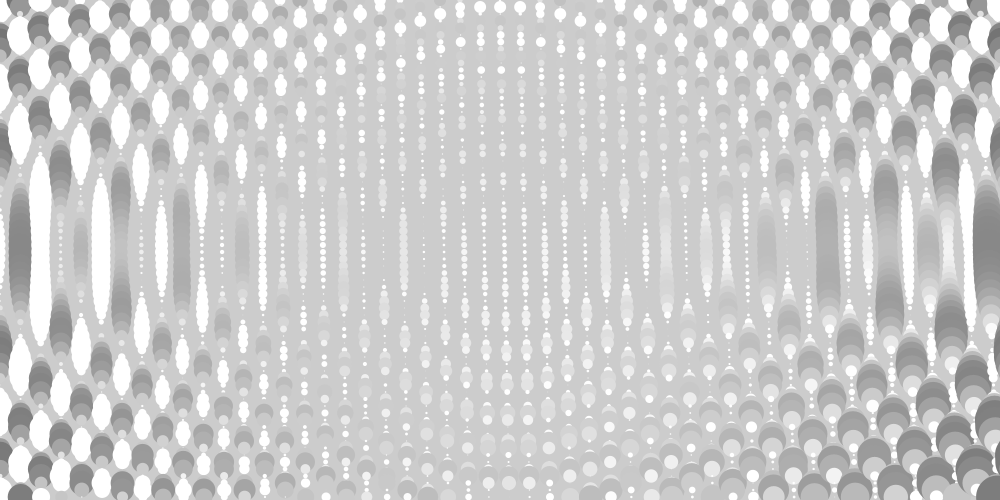
Frame 1 (no input)
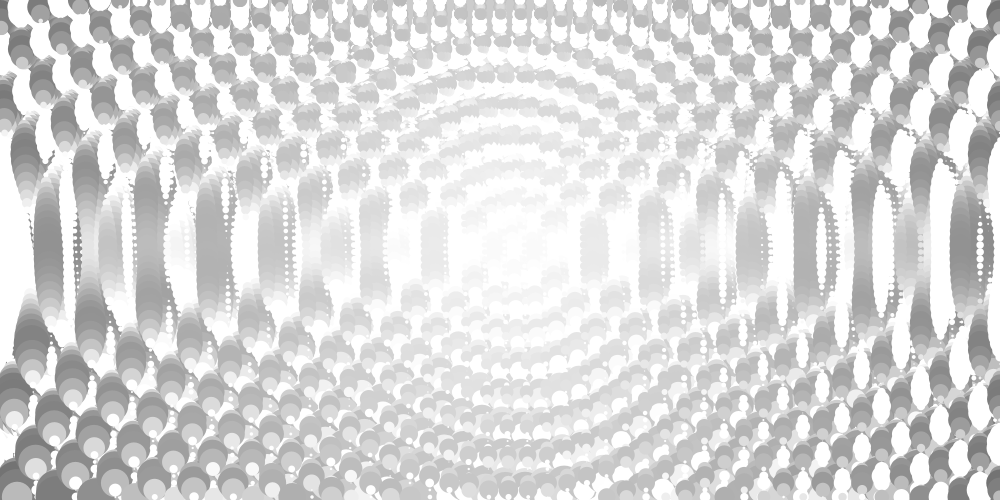
Frame 60 (the mouse pressed at the canvas centre just before this capture)
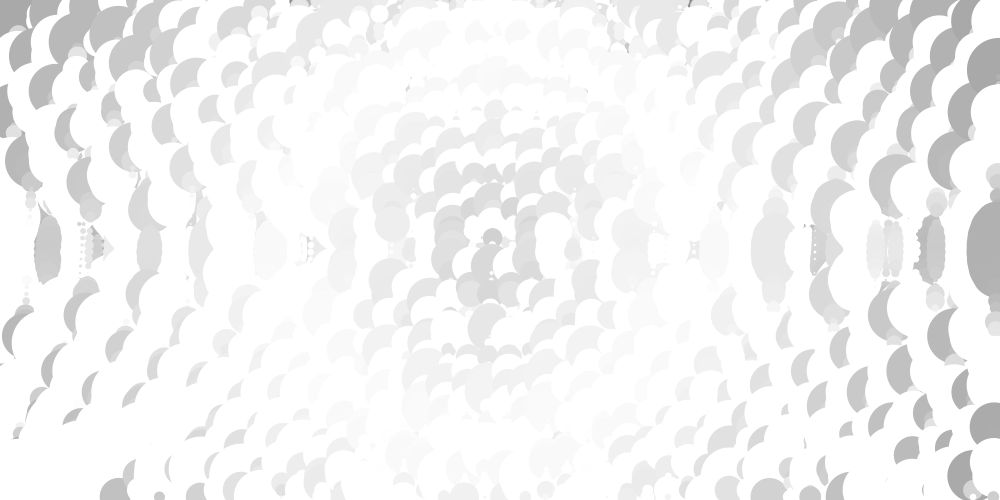
Frame 120 (the mouse held since frame 60 and released just before this capture)

The Processing sketch that drew these frames (run headless with seeded random() and noise(); from frame 60 on, the mouse is pressed at the canvas centre):

// Processing sketch: matrizFluidaParadaLoquissima
// ── matrizFluidaParadaLoquissima.pde
float a,
s,
b,
c,
d,
t,
k,
l;




void setup(){
  size(1000,500);
  noStroke();
  //noFill();
}

void draw(){
  a += .07; 
  //b += .01;
  c += .01;
  b += sin(mouseY*0.01);
  //d += .005;
  //s = mouseX;
  //background(255);
  for(float i = 0; i <= width + 0; i+= abs(map(((40*sin(d))), 0, 40, 20, 100))){
    k+= 0;
    //l+= .005;
    for(float j =  (sin(k)*50); j <= height + (sin(k)*50); j += 7){
      l+= .0001;
      
      s = dist(width/2, height/2, i, j);
      t = map(s, 0, width/2, 0, mouseX);
      //fill(map(s*sin(s+b), 0, width/3, 0, 255));
      fill(map(((s/10)+(sin(b)*20))*sin((s/5)+a), 0, width/10, 255, 0));
      //ellipse(i, j, ((s/10)+(sin(s+b)*40))*sin((s/5)+a), ((s/10)+(sin(s+b)*40))*sin((s/5)+a));
      ellipse(i+(sin(l)*(j*.1)), j, ((s/20)+(sin(b+t)*40))*sin((s/5)+a)+(sin(l)*(j*.1)), ((s/20)+(sin(b+t)*40))*sin((s/5)+a)+(sin(l)*(j*.1)));
    }
  }
}
